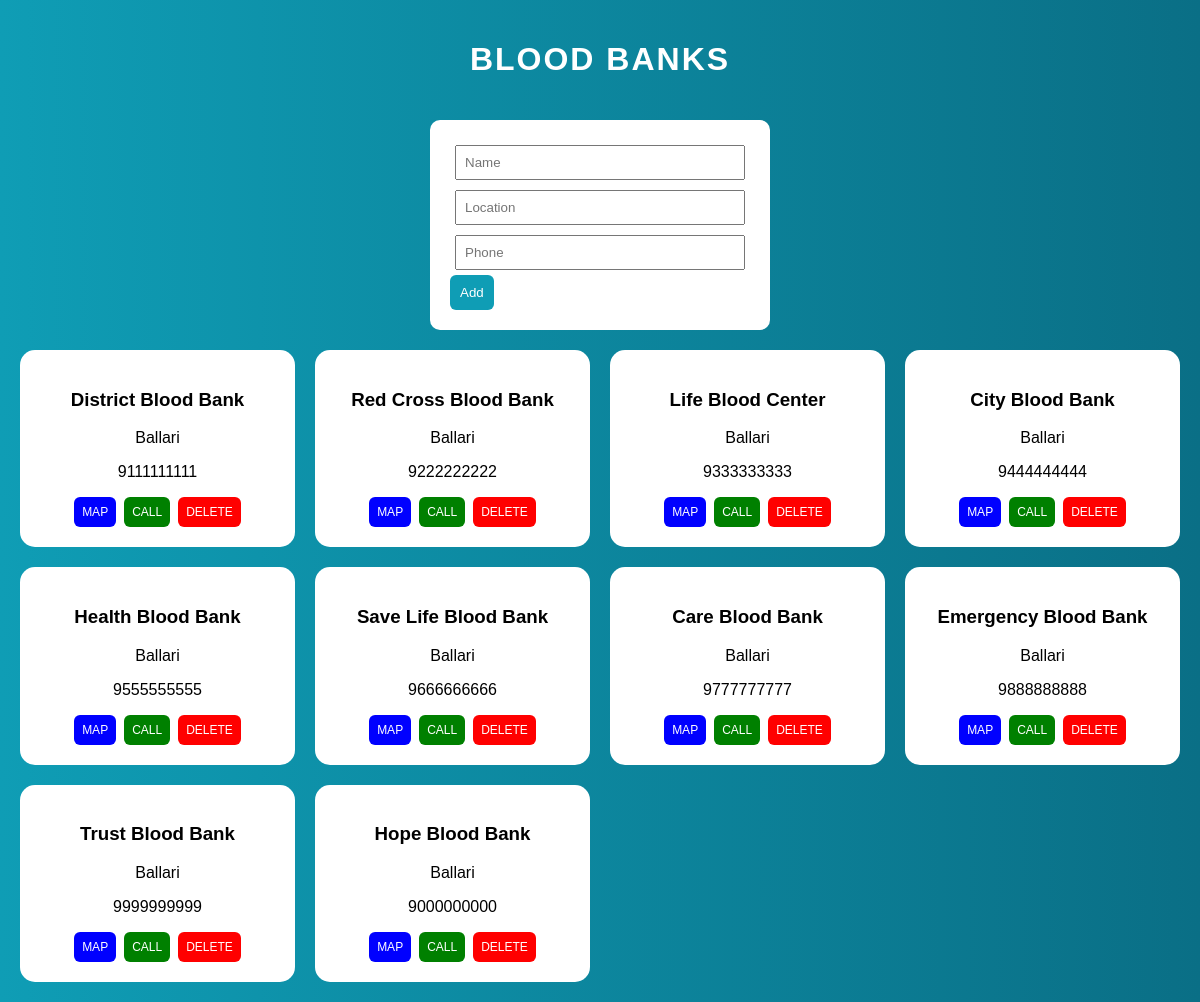
The page /bloodbanks on the database its author committed.
### tables this page shows
CREATE TABLE bloodbanks (
        id INTEGER PRIMARY KEY AUTOINCREMENT,
        name TEXT,
        location TEXT,
        phone TEXT,
        map_link TEXT
    );

### app.py (the view)
@app.route("/bloodbanks")
def bloodbanks():
    conn = get_db()
    data = conn.execute("SELECT * FROM bloodbanks").fetchall()
    conn.close()
    return render_template("hospitals.html", data=data, title="BLOOD BANKS")

### app.py (called while the page is built)
def get_db():
    conn = sqlite3.connect("resources.db")
    conn.row_factory = sqlite3.Row
    return conn

### templates/hospitals.html (shortened to what this page needs)
<!DOCTYPE html>
<html>
<head>
</head>
<body>
<h1>{{ title }}</h1>
<div class="form">
    <form method="POST" action="/add_{{ title.lower().replace(' ', '') }}">
        <input name="name" placeholder="Name" required>
        <input name="location" placeholder="Location" required>
        <input name="phone" placeholder="Phone" required>
        <button>Add</button>
    </form>
</div>
<div class="container">
{% for h in data %}
<div class="card">
    <h3>{{ h.name }}</h3>
    <p>{{ h.location }}</p>
    <p>{{ h.phone }}</p>
    <div class="actions">
        <a class="map" href="https://www.google.com/maps/search/{{ h.name }}" target="_blank">MAP</a>
        <a class="call" href="tel:{{ h.phone }}">CALL</a>
        {% if title == "HOSPITALS" %}
        <a class="delete" href="/delete_hospital/{{ h.id }}">DELETE</a>
        {% elif title == "BLOOD BANKS" %}
        <a class="delete" href="/delete_bloodbank/{{ h.id }}">DELETE</a>
        {% else %}
        <a class="delete" href="/delete_ngo/{{ h.id }}">DELETE</a>
        {% endif %}
    </div>
</div>
{% endfor %}
</div>
</body>
</html>

### templates/hospitals.html (style rules this page uses)
body { font-family: Arial; margin: 0; background: linear-gradient(to right, #0f9db5, #0a6f86); color: white; }
h1 { text-align: center; padding: 20px; letter-spacing: 2px; }
.form { background: white; color: black; width: 300px; margin: auto; padding: 20px; border-radius: 10px; }
input { width: 90%; padding: 8px; margin: 5px; }
button { padding: 10px; background: #0f9db5; color: white; border: none; border-radius: 6px; }
.container { display: grid; grid-template-columns: repeat(auto-fit, minmax(250px, 1fr)); gap: 20px; padding: 20px; }
.card { background: white; color: black; padding: 20px; border-radius: 15px; text-align: center; }
.actions { display: flex; justify-content: center; gap: 8px; flex-wrap: wrap; margin-top: 10px; }
.actions a { text-decoration: none; padding: 8px; border-radius: 6px; color: white; font-size: 12px; }
.map { background: blue; }
.call { background: green; }
.delete { background: red; }

### rows shown on the page
bloodbanks: name "District Blood Bank", location "Ballari", phone "9111111111"
bloodbanks: name "Red Cross Blood Bank", location "Ballari", phone "9222222222"
bloodbanks: name "Life Blood Center", location "Ballari", phone "9333333333"
bloodbanks: name "City Blood Bank", location "Ballari", phone "9444444444"
bloodbanks: name "Health Blood Bank", location "Ballari", phone "9555555555"
bloodbanks: name "Save Life Blood Bank", location "Ballari", phone "9666666666"
bloodbanks: name "Care Blood Bank", location "Ballari", phone "9777777777"
bloodbanks: name "Emergency Blood Bank", location "Ballari", phone "9888888888"
bloodbanks: name "Trust Blood Bank", location "Ballari", phone "9999999999"
bloodbanks: name "Hope Blood Bank", location "Ballari", phone "9000000000"

### other values the page prints
{{ title }} "BLOOD BANKS"
